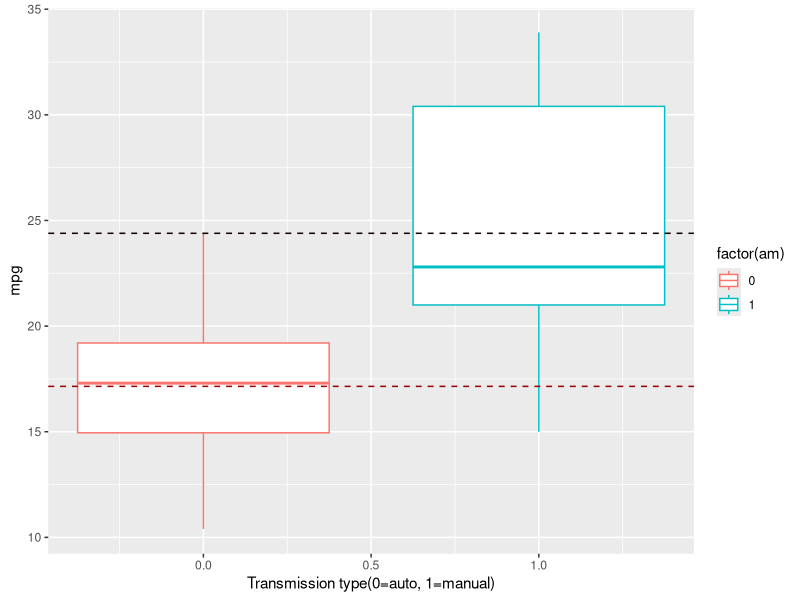
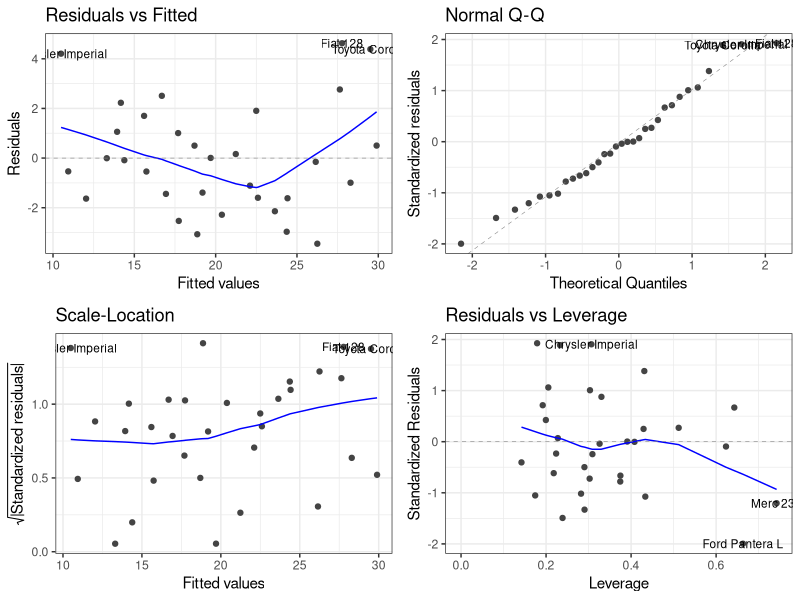
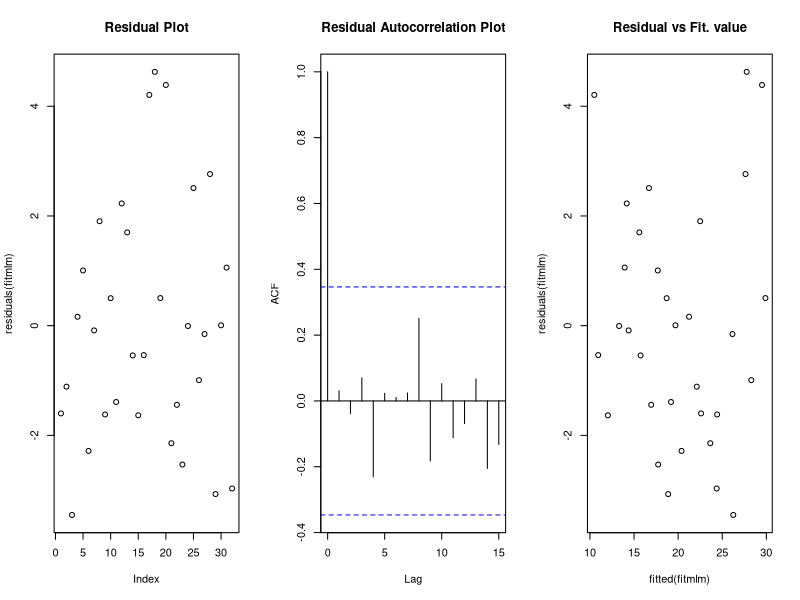

Source code (R) for these figures, in order:
## ---- chunk 1
knitr::opts_chunk$set(echo = TRUE)
## ---- chunk 2
library(ggplot2)
data("mtcars")
# Get the means of the two cases of Auto and manual shifts
Transmission<-c("Automatic", "Manual")
meanval<-c(mean(mtcars$mpg[mtcars$am==0]),mean(mtcars$mpg[mtcars$am==1]))
df = data.frame(Transmission,meanval)
df
p<-ggplot(mtcars, aes(am, mpg))
p<-p+geom_boxplot(aes(colour = factor(am)))
p<-p+geom_hline(yintercept = meanval[1], colour="#990000", linetype="dashed")
p<-p+geom_hline(yintercept = meanval[2],colour="#110000", linetype="dashed")
p<-p+xlab("Transmission type(0=auto, 1=manual)")
## Doing a t test to confirm the results
auto<-mtcars[mtcars$am == 0,]
manual<-mtcars[mtcars$am == 1,]
t.test(auto$mpg,manual$mpg)
p
## ---- chunk 3
fitlm<-lm(mpg~factor(am)-1,data = mtcars)
summary(fitlm)
## ---- chunk 4
fitmlm<-lm(mpg~.+factor(am)-am-1,data = mtcars)
summary(fitmlm)$call
summary(fitmlm)$coef
summary(fitmlm)$r.squared
#Best-Fit
fitmlmbestfit<-lm(mpg~am+wt+hp,data = mtcars)
summary(fitmlmbestfit)$call
summary(fitmlmbestfit)$coef
summary(fitmlmbestfit)$r.squared
## ---- chunk 5
library(ggfortify)
autoplot(fitmlm, label.size=3)+theme_bw()
## ---- chunk 6
par(mfrow=c(1,3))   #Make a new 1-by-3 plot
plot(residuals(fitmlm))
title("Residual Plot")
acf(residuals(fitmlm), main = "")
title("Residual Autocorrelation Plot")
plot(fitted(fitmlm), residuals(fitmlm))
title("Residual vs Fit. value")
